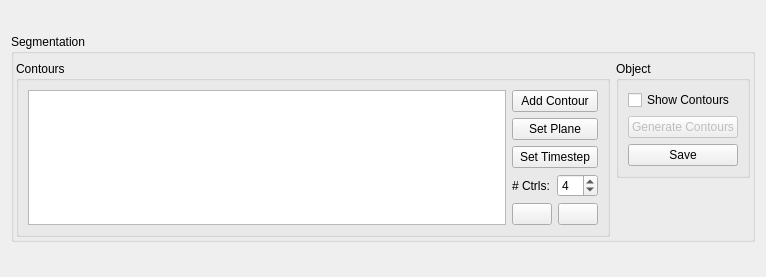
<?xml version="1.0" encoding="UTF-8"?>
<ui version="4.0">
 <class>Seg2DView</class>
 <widget class="QWidget" name="Seg2DView">
  <property name="geometry">
   <rect>
    <x>0</x>
    <y>0</y>
    <width>766</width>
    <height>277</height>
   </rect>
  </property>
  <property name="windowTitle">
   <string>Form</string>
  </property>
  <layout class="QVBoxLayout" name="verticalLayout_2">
   <item>
    <widget class="QGroupBox" name="segBox">
     <property name="sizePolicy">
      <sizepolicy hsizetype="Preferred" vsizetype="Maximum">
       <horstretch>0</horstretch>
       <verstretch>0</verstretch>
      </sizepolicy>
     </property>
     <property name="title">
      <string>Segmentation</string>
     </property>
     <layout class="QHBoxLayout" name="horizontalLayout_2">
      <property name="leftMargin">
       <number>2</number>
      </property>
      <property name="topMargin">
       <number>7</number>
      </property>
      <property name="rightMargin">
       <number>2</number>
      </property>
      <property name="bottomMargin">
       <number>2</number>
      </property>
      <item>
       <widget class="QGroupBox" name="groupBox">
        <property name="sizePolicy">
         <sizepolicy hsizetype="Preferred" vsizetype="Maximum">
          <horstretch>0</horstretch>
          <verstretch>0</verstretch>
         </sizepolicy>
        </property>
        <property name="title">
         <string>Contours</string>
        </property>
        <layout class="QHBoxLayout" name="horizontalLayout">
         <property name="topMargin">
          <number>9</number>
         </property>
         <item>
          <widget class="QListWidget" name="contourList">
           <property name="sizePolicy">
            <sizepolicy hsizetype="Expanding" vsizetype="Maximum">
             <horstretch>0</horstretch>
             <verstretch>0</verstretch>
            </sizepolicy>
           </property>
          </widget>
         </item>
         <item>
          <layout class="QVBoxLayout" name="verticalLayout">
           <property name="rightMargin">
            <number>0</number>
           </property>
           <item>
            <widget class="QPushButton" name="addButton">
             <property name="sizePolicy">
              <sizepolicy hsizetype="Preferred" vsizetype="Fixed">
               <horstretch>0</horstretch>
               <verstretch>0</verstretch>
              </sizepolicy>
             </property>
             <property name="maximumSize">
              <size>
               <width>1000</width>
               <height>16777215</height>
              </size>
             </property>
             <property name="toolTip">
              <string>Add a contour on the current plane</string>
             </property>
             <property name="text">
              <string>Add Contour</string>
             </property>
             <property name="flat">
              <bool>false</bool>
             </property>
            </widget>
           </item>
           <item>
            <widget class="QPushButton" name="setPlaneButton">
             <property name="sizePolicy">
              <sizepolicy hsizetype="Preferred" vsizetype="Fixed">
               <horstretch>0</horstretch>
               <verstretch>0</verstretch>
              </sizepolicy>
             </property>
             <property name="maximumSize">
              <size>
               <width>1000</width>
               <height>16777215</height>
              </size>
             </property>
             <property name="toolTip">
              <string>Move the selected contour to the current plane</string>
             </property>
             <property name="text">
              <string>Set Plane</string>
             </property>
            </widget>
           </item>
           <item>
            <widget class="QPushButton" name="setTSButton">
             <property name="sizePolicy">
              <sizepolicy hsizetype="Preferred" vsizetype="Fixed">
               <horstretch>0</horstretch>
               <verstretch>0</verstretch>
              </sizepolicy>
             </property>
             <property name="maximumSize">
              <size>
               <width>1000</width>
               <height>16777215</height>
              </size>
             </property>
             <property name="toolTip">
              <string>Set the selected contour's timestep to the current timestep</string>
             </property>
             <property name="text">
              <string>Set Timestep</string>
             </property>
            </widget>
           </item>
           <item>
            <layout class="QHBoxLayout" name="horizontalLayout_3">
             <property name="topMargin">
              <number>0</number>
             </property>
             <item>
              <widget class="QLabel" name="label">
               <property name="text">
                <string># Ctrls:</string>
               </property>
               <property name="alignment">
                <set>Qt::AlignLeading|Qt::AlignLeft|Qt::AlignVCenter</set>
               </property>
              </widget>
             </item>
             <item>
              <widget class="QSpinBox" name="numCtrlBox">
               <property name="toolTip">
                <string>Set # of control points for contours</string>
               </property>
               <property name="maximum">
                <number>64</number>
               </property>
               <property name="value">
                <number>4</number>
               </property>
              </widget>
             </item>
            </layout>
           </item>
           <item>
            <layout class="QHBoxLayout" name="horizontalLayout_4">
             <item>
              <widget class="QPushButton" name="cloneButton">
               <property name="sizePolicy">
                <sizepolicy hsizetype="Preferred" vsizetype="Fixed">
                 <horstretch>0</horstretch>
                 <verstretch>0</verstretch>
                </sizepolicy>
               </property>
               <property name="maximumSize">
                <size>
                 <width>1000</width>
                 <height>16777215</height>
                </size>
               </property>
               <property name="toolTip">
                <string>Clone the selected contour onto the current plane</string>
               </property>
               <property name="text">
                <string/>
               </property>
               <property name="icon">
                <iconset resource="../../res/Resources.qrc">
                 <normaloff>:/icons/clone.png</normaloff>:/icons/clone.png</iconset>
               </property>
              </widget>
             </item>
             <item>
              <widget class="QPushButton" name="delButton">
               <property name="sizePolicy">
                <sizepolicy hsizetype="Preferred" vsizetype="Fixed">
                 <horstretch>0</horstretch>
                 <verstretch>0</verstretch>
                </sizepolicy>
               </property>
               <property name="maximumSize">
                <size>
                 <width>1000</width>
                 <height>16777215</height>
                </size>
               </property>
               <property name="toolTip">
                <string>Delete the selected contour</string>
               </property>
               <property name="text">
                <string/>
               </property>
               <property name="icon">
                <iconset resource="../../res/Resources.qrc">
                 <normaloff>:/icons/trash-a.png</normaloff>:/icons/trash-a.png</iconset>
               </property>
              </widget>
             </item>
            </layout>
           </item>
          </layout>
         </item>
        </layout>
       </widget>
      </item>
      <item>
       <layout class="QVBoxLayout" name="verticalLayout_4">
        <property name="spacing">
         <number>0</number>
        </property>
        <property name="rightMargin">
         <number>0</number>
        </property>
        <item>
         <widget class="QGroupBox" name="groupBox_2">
          <property name="sizePolicy">
           <sizepolicy hsizetype="Preferred" vsizetype="Maximum">
            <horstretch>0</horstretch>
            <verstretch>0</verstretch>
           </sizepolicy>
          </property>
          <property name="title">
           <string>Object</string>
          </property>
          <layout class="QVBoxLayout" name="verticalLayout_3">
           <item>
            <widget class="QCheckBox" name="showContoursBox">
             <property name="toolTip">
              <string>Show segmentation contours in 3D view</string>
             </property>
             <property name="text">
              <string>Show Contours</string>
             </property>
            </widget>
           </item>
           <item>
            <widget class="QPushButton" name="genButton">
             <property name="enabled">
              <bool>false</bool>
             </property>
             <property name="toolTip">
              <string>Generate contours on image planes between existing contours</string>
             </property>
             <property name="text">
              <string>Generate Contours</string>
             </property>
            </widget>
           </item>
           <item>
            <widget class="QPushButton" name="saveButton">
             <property name="toolTip">
              <string>Save segmentation to its file (eventually)</string>
             </property>
             <property name="text">
              <string>Save</string>
             </property>
            </widget>
           </item>
          </layout>
         </widget>
        </item>
        <item>
         <spacer name="verticalSpacer">
          <property name="orientation">
           <enum>Qt::Vertical</enum>
          </property>
          <property name="sizeHint" stdset="0">
           <size>
            <width>20</width>
            <height>40</height>
           </size>
          </property>
         </spacer>
        </item>
       </layout>
      </item>
     </layout>
    </widget>
   </item>
  </layout>
 </widget>
 <resources>
  <include location="../../res/Resources.qrc"/>
 </resources>
 <connections/>
</ui>
